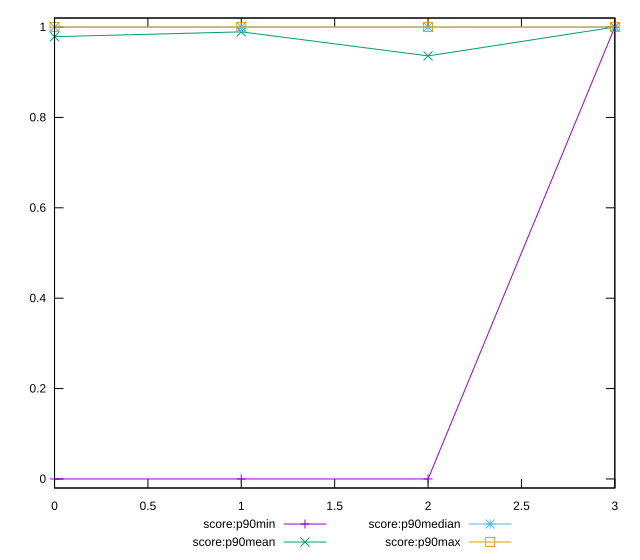

gnuplot code for this plot:
reset

$scoreP90Min <<EOF
0 0
1 0
2 0
3 1
EOF

$scoreP90Mean <<EOF
0 0.9787234042553191
1 0.9893617021276596
2 0.9361702127659575
3 1
EOF

$scoreP90Median <<EOF
0 1
1 1
2 1
3 1
EOF

$scoreP90Max <<EOF
0 1
1 1
2 1
3 1
EOF

set key outside below
set xrange [0:3]
set yrange [-0.02:1.02]
set trange [-0.02:1.02]
set terminal svg size 640, 560 enhanced background rgb 'white'
set output "reports/report_00028_2021-02-24T12-49-42.674Z/server-response-time/progression/score.svg"

plot $scoreP90Min title "score:p90min" with linespoints, \
     $scoreP90Mean title "score:p90mean" with linespoints, \
     $scoreP90Median title "score:p90median" with linespoints, \
     $scoreP90Max title "score:p90max" with linespoints

reset
